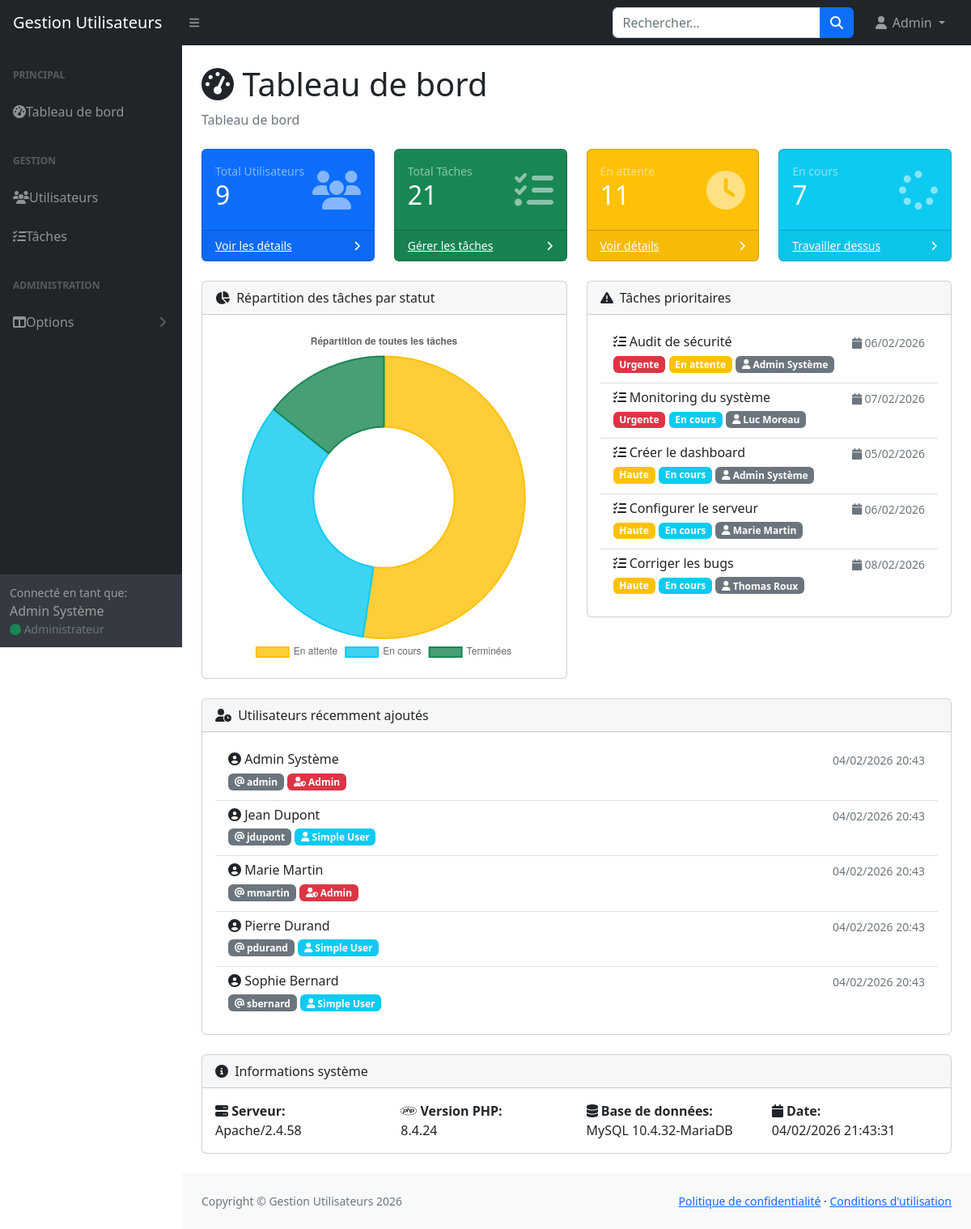
Screenshot of /index.php (signed in) with the database file from the repository.
### tables this page shows
CREATE TABLE IF NOT EXISTS taches (
    id INT AUTO_INCREMENT PRIMARY KEY,
    titre VARCHAR(200) NOT NULL,
    description TEXT,
    statut ENUM('en_attente', 'en_cours', 'terminee') NOT NULL DEFAULT 'en_attente',
    priorite ENUM('basse', 'moyenne', 'haute', 'urgente') NOT NULL DEFAULT 'moyenne',
    date_debut DATE,
    date_fin DATE,
    id_utilisateur INT NOT NULL,
    date_creation TIMESTAMP DEFAULT CURRENT_TIMESTAMP,
    date_modification TIMESTAMP DEFAULT CURRENT_TIMESTAMP ON UPDATE CURRENT_TIMESTAMP,
    FOREIGN KEY (id_utilisateur) REFERENCES utilisateurs(id) ON DELETE CASCADE
);

CREATE TABLE IF NOT EXISTS utilisateurs (
    id INT AUTO_INCREMENT PRIMARY KEY,
    prenom VARCHAR(100) NOT NULL,
    nom VARCHAR(100) NOT NULL,
    login VARCHAR(50) NOT NULL UNIQUE,
    password_hash VARCHAR(255) NOT NULL,
    role ENUM('admin', 'simple_user') NOT NULL DEFAULT 'simple_user',
    date_creation TIMESTAMP DEFAULT CURRENT_TIMESTAMP,
    date_modification TIMESTAMP DEFAULT CURRENT_TIMESTAMP ON UPDATE CURRENT_TIMESTAMP
);

### index.php (the view, shortened to what the rows shown need)
<?php
require_once 'config/db.php';
require_once 'includes/header.php';
require_once 'includes/sidebar.php';
try {
    $sql = "SELECT COUNT(*) as total FROM utilisateurs WHERE role = 'simple_user'";
    $stmt = executeQuery($sql);
    if (isAdmin()) {
        $sql = "SELECT COUNT(*) as total FROM taches";
        $stmt = executeQuery($sql);
        $sql = "SELECT COUNT(*) as total FROM taches WHERE statut = 'en_attente'";
        $stmt = executeQuery($sql);
        $tachesEnAttente = $stmt->fetchColumn();
        $sql = "SELECT COUNT(*) as total FROM taches WHERE statut = 'en_cours'";
        $stmt = executeQuery($sql);
        $tachesEnCours = $stmt->fetchColumn();
        $sql = "SELECT COUNT(*) as total FROM taches WHERE statut = 'terminee'";
        $stmt = executeQuery($sql);
        $tachesTerminees = $stmt->fetchColumn();
    }
    if (isAdmin()) {
        $sql = "SELECT prenom, nom, login, role, date_creation FROM utilisateurs ORDER BY date_creation DESC LIMIT 5";
        $stmt = executeQuery($sql);
        $recentUsers = $stmt->fetchAll();
    } else {
        $recentUsers = [];
    }
    if (isAdmin()) {
        $sql = "SELECT t.*, u.prenom, u.nom FROM taches t
                INNER JOIN utilisateurs u ON t.id_utilisateur = u.id
                WHERE t.statut != 'terminee'
                ORDER BY t.priorite DESC, t.date_fin ASC LIMIT 5";
        $stmt = executeQuery($sql);
    } else {
        $sql = "SELECT t.*, u.prenom, u.nom FROM taches t
                INNER JOIN utilisateurs u ON t.id_utilisateur = u.id
                WHERE t.id_utilisateur = :user_id AND t.statut != 'terminee'
                ORDER BY t.priorite DESC, t.date_fin ASC LIMIT 5";
        $stmt = executeQuery($sql, ['user_id' => $_SESSION['user_id']]);
    }
    $recentTaches = $stmt->fetchAll();
} catch (Exception $e) {
    $totalUsers = 0;
    $totalAdmins = 0;
    $totalSimpleUsers = 0;
    $totalTaches = 0;
    $tachesEnAttente = 0;
    $tachesEnCours = 0;
    $tachesTerminees = 0;
    $recentUsers = [];
    $recentTaches = [];
}
?>
<div class="container-fluid px-4">
    <h1 class="mt-4"><i class="fas fa-tachometer-alt"></i> Tableau de bord</h1>
    <div class="row">
        <div class="col-xl-6">
            <div class="card mb-4">
                <div class="card-body">
                    <?php if (empty($recentTaches)): ?>
                        <div class="text-center text-muted py-4">
                            <i class="fas fa-check-circle fa-3x mb-3 text-success"></i>
                            <p>Aucune tâche en cours ou urgente!</p>
                        </div>
                    <?php else: ?>
                        <div class="list-group list-group-flush">
                            <?php foreach ($recentTaches as $tache): ?>
                                <div class="list-group-item">
                                    <div class="d-flex w-100 justify-content-between">
                                        <h6 class="mb-1">
                                            <i class="fas fa-tasks"></i>
                                            <?= htmlspecialchars($tache['titre']) ?>
                                        </h6>
                                        <?php if ($tache['date_fin']): ?>
                                            <small class="text-muted">
                                                <i class="fas fa-calendar"></i>
                                                <?= date('d/m/Y', strtotime($tache['date_fin'])) ?>
                                            </small>
                                        <?php endif; ?>
                                    </div>
                                    <p class="mb-1">
                                        <?php
                                        $prioriteColors = [
                                            'basse' => 'secondary',
                                            'moyenne' => 'primary',
                                            'haute' => 'warning',
                                            'urgente' => 'danger'
                                        ];
                                        $prioriteLabels = [
                                            'basse' => 'Basse',
                                            'moyenne' => 'Moyenne',
                                            'haute' => 'Haute',
                                            'urgente' => 'Urgente'
                                        ];
                                        $statutColors = [
                                            'en_attente' => 'warning',
                                            'en_cours' => 'info',
                                            'terminee' => 'success'
                                        ];
                                        $statutLabels = [
                                            'en_attente' => 'En attente',
                                            'en_cours' => 'En cours',
                                            'terminee' => 'Terminée'
                                        ];
                                        ?>
                                        <span class="badge bg-<?= $prioriteColors[$tache['priorite']] ?>">
                                            <?= $prioriteLabels[$tache['priorite']] ?>
                                        </span>
                                        <span class="badge bg-<?= $statutColors[$tache['statut']] ?>">
                                            <?= $statutLabels[$tache['statut']] ?>
                                        </span>
                                        <?php if (isAdmin()): ?>
                                            <span class="badge bg-secondary">
                                                <i class="fas fa-user"></i> <?= htmlspecialchars($tache['prenom'] . ' ' . $tache['nom']) ?>
                                            </span>
                                        <?php endif; ?>
                                    </p>
                                </div>
                            <?php endforeach; ?>
                        </div>
                    <?php endif; ?>
                </div>
            </div>
        </div>
    </div>
    <?php if (isAdmin() && !empty($recentUsers)): ?>
    <div class="row">
        <div class="col-xl-12">
            <div class="card mb-4">
                <div class="card-body">
                    <div class="list-group list-group-flush">
                        <?php foreach ($recentUsers as $user): ?>
                            <div class="list-group-item">
                                <div class="d-flex w-100 justify-content-between">
                                    <h6 class="mb-1">
                                        <i class="fas fa-user-circle"></i>
                                        <?= htmlspecialchars($user['prenom']) ?> <?= htmlspecialchars($user['nom']) ?>
                                    </h6>
                                    <small class="text-muted">
                                        <?= date('d/m/Y H:i', strtotime($user['date_creation'])) ?>
                                    </small>
                                </div>
                                <p class="mb-1">
                                    <span class="badge bg-secondary">
                                        <i class="fas fa-at"></i> <?= htmlspecialchars($user['login']) ?>
                                    </span>
                                    <?php if ($user['role'] === 'admin'): ?>
                                        <span class="badge bg-danger">
                                            <i class="fas fa-user-shield"></i> Admin
                                        </span>
                                    <?php else: ?>
                                        <span class="badge bg-info">
                                            <i class="fas fa-user"></i> Simple User
                                        </span>
                                    <?php endif; ?>
                                </p>
                            </div>
                        <?php endforeach; ?>
                    </div>
                </div>
            </div>
        </div>
    </div>
    <?php endif; ?>
</div>
<script>
// Graphique circulaire de répartition des tâches par statut
const ctx = document.getElementById('taskStatusChart');
new Chart(ctx, {
    type: 'doughnut',
    data: {
        labels: ['En attente', 'En cours', 'Terminées'],
        datasets: [{
            label: 'Nombre de tâches',
            data: [<?= $tachesEnAttente ?>, <?= $tachesEnCours ?>, <?= $tachesTerminees ?>],
            backgroundColor: [
                'rgba(255, 193, 7, 0.8)',   // Warning - En attente
                'rgba(13, 202, 240, 0.8)',  // Info - En cours
                'rgba(25, 135, 84, 0.8)'    // Success - Terminées
            ],
            borderColor: [
                'rgba(255, 193, 7, 1)',
                'rgba(13, 202, 240, 1)',
                'rgba(25, 135, 84, 1)'
            ],
            borderWidth: 2
        }]
    },
    options: {
        responsive: true,
        plugins: {
            legend: {
                position: 'bottom',
            },
            title: {
                display: true,
                text: <?= isAdmin() ? "'Répartition de toutes les tâches'" : "'Répartition de mes tâches'" ?>
            }
        }
    }
});
</script>
<?php require_once 'includes/footer.php'; ?>

### rows the page displays
taches: titre "Audit de sécurité", date_fin "06/02/2026", priorite "Urgente", statut "En attente", id_utilisateur.nom "Admin Système"
taches: titre "Monitoring du système", date_fin "07/02/2026", priorite "Urgente", statut "En cours", id_utilisateur.nom "Luc Moreau"
taches: titre "Créer le dashboard", date_fin "05/02/2026", priorite "Haute", statut "En cours", id_utilisateur.nom "Admin Système"
taches: titre "Configurer le serveur", date_fin "06/02/2026", priorite "Haute", statut "En cours", id_utilisateur.nom "Marie Martin"
taches: titre "Corriger les bugs", date_fin "08/02/2026", priorite "Haute", statut "En cours", id_utilisateur.nom "Thomas Roux"
utilisateurs: prenom "Admin", nom "Système", date_creation "04/02/2026 20:43", login "admin", role "admin" (drawn)
utilisateurs: prenom "Jean", nom "Dupont", date_creation "04/02/2026 20:43", login "jdupont", role "simple_user" (drawn)
utilisateurs: prenom "Marie", nom "Martin", date_creation "04/02/2026 20:43", login "mmartin", role "admin" (drawn)
utilisateurs: prenom "Pierre", nom "Durand", date_creation "04/02/2026 20:43", login "pdurand", role "simple_user" (drawn)
utilisateurs: prenom "Sophie", nom "Bernard", date_creation "04/02/2026 20:43", login "sbernard", role "simple_user" (drawn)

### other values shown
$_SESSION['user_prenom'] "Admin"
$_SESSION['user_nom'] "Système"
$totalUsers "9"
$totalTaches "21"
$tachesEnAttente "11"
$tachesEnCours "7"
$_SERVER['SERVER_SOFTWARE'] "Apache/2.4.58"
phpversion() "8.4.24"
$pdo->getAttribute(PDO::ATTR_SERVER_VERSION) "10.4.32-MariaDB"
chart data {{ $tachesEnAttente }} 11
chart data {{ $tachesEnCours }} 7
chart data {{ $tachesTerminees }} 3
